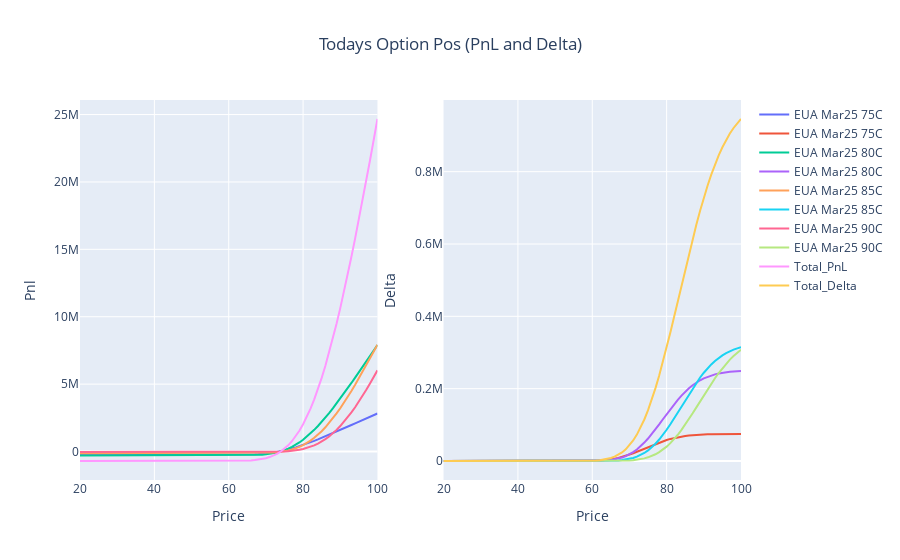

This figure's notebook cell:
### Markdown cell above
## End of Next Week

### Code cell
pnl_delta_plot(end_next_wk)
